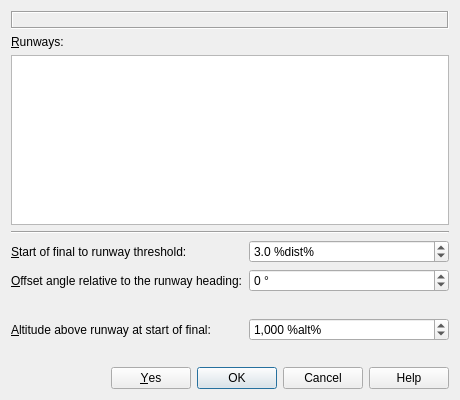
<?xml version="1.0" encoding="UTF-8"?>
<ui version="4.0">
 <class>CustomProcedureDialog</class>
 <widget class="QDialog" name="CustomProcedureDialog">
  <property name="geometry">
   <rect>
    <x>0</x>
    <y>0</y>
    <width>460</width>
    <height>400</height>
   </rect>
  </property>
  <property name="windowTitle">
   <string>Little Navmap - Create Approach</string>
  </property>
  <layout class="QGridLayout" name="gridLayout">
   <item row="2" column="0" colspan="2">
    <widget class="QTableWidget" name="tableWidgetCustomProcRunway">
     <property name="editTriggers">
      <set>QAbstractItemView::NoEditTriggers</set>
     </property>
     <property name="showDropIndicator" stdset="0">
      <bool>false</bool>
     </property>
     <property name="dragDropOverwriteMode">
      <bool>false</bool>
     </property>
     <property name="alternatingRowColors">
      <bool>true</bool>
     </property>
     <property name="selectionMode">
      <enum>QAbstractItemView::SingleSelection</enum>
     </property>
     <property name="selectionBehavior">
      <enum>QAbstractItemView::SelectRows</enum>
     </property>
     <property name="textElideMode">
      <enum>Qt::ElideNone</enum>
     </property>
     <property name="horizontalScrollMode">
      <enum>QAbstractItemView::ScrollPerPixel</enum>
     </property>
     <property name="showGrid">
      <bool>true</bool>
     </property>
     <property name="wordWrap">
      <bool>false</bool>
     </property>
     <property name="cornerButtonEnabled">
      <bool>false</bool>
     </property>
     <attribute name="horizontalHeaderVisible">
      <bool>true</bool>
     </attribute>
     <attribute name="horizontalHeaderMinimumSectionSize">
      <number>20</number>
     </attribute>
     <attribute name="horizontalHeaderStretchLastSection">
      <bool>true</bool>
     </attribute>
     <attribute name="verticalHeaderVisible">
      <bool>false</bool>
     </attribute>
    </widget>
   </item>
   <item row="4" column="0">
    <widget class="QLabel" name="labelCustomProcRunwayDist">
     <property name="text">
      <string>&amp;Start of final to runway threshold:</string>
     </property>
     <property name="buddy">
      <cstring>doubleSpinBoxCustomProcDist</cstring>
     </property>
    </widget>
   </item>
   <item row="7" column="0">
    <widget class="QLabel" name="labelCustomProcRunwayAlt">
     <property name="text">
      <string>&amp;Altitude above runway at start of final:</string>
     </property>
     <property name="buddy">
      <cstring>spinBoxCustomProcAlt</cstring>
     </property>
    </widget>
   </item>
   <item row="3" column="0" colspan="2">
    <widget class="Line" name="line">
     <property name="orientation">
      <enum>Qt::Horizontal</enum>
     </property>
    </widget>
   </item>
   <item row="6" column="0" colspan="2">
    <widget class="QLabel" name="labelCustomProcAngle">
     <property name="text">
      <string/>
     </property>
     <property name="alignment">
      <set>Qt::AlignRight|Qt::AlignTrailing|Qt::AlignVCenter</set>
     </property>
     <property name="wordWrap">
      <bool>true</bool>
     </property>
     <property name="margin">
      <number>5</number>
     </property>
     <property name="textInteractionFlags">
      <set>Qt::LinksAccessibleByMouse|Qt::TextSelectableByMouse</set>
     </property>
    </widget>
   </item>
   <item row="9" column="0" colspan="2">
    <widget class="QLabel" name="labelCustomProcSlope">
     <property name="text">
      <string/>
     </property>
     <property name="alignment">
      <set>Qt::AlignRight|Qt::AlignTrailing|Qt::AlignVCenter</set>
     </property>
     <property name="wordWrap">
      <bool>true</bool>
     </property>
     <property name="margin">
      <number>5</number>
     </property>
     <property name="textInteractionFlags">
      <set>Qt::LinksAccessibleByMouse|Qt::TextSelectableByMouse</set>
     </property>
    </widget>
   </item>
   <item row="4" column="1">
    <widget class="QDoubleSpinBox" name="doubleSpinBoxCustomProcDist">
     <property name="statusTip">
      <string/>
     </property>
     <property name="showGroupSeparator" stdset="0">
      <bool>true</bool>
     </property>
     <property name="suffix">
      <string> %dist%</string>
     </property>
     <property name="decimals">
      <number>1</number>
     </property>
     <property name="minimum">
      <double>0.500000000000000</double>
     </property>
     <property name="maximum">
      <double>20.000000000000000</double>
     </property>
     <property name="singleStep">
      <double>0.500000000000000</double>
     </property>
     <property name="value">
      <double>3.000000000000000</double>
     </property>
    </widget>
   </item>
   <item row="5" column="0">
    <widget class="QLabel" name="labelCustomProcRunwayAngle">
     <property name="text">
      <string>&amp;Offset angle relative to the runway heading:</string>
     </property>
     <property name="buddy">
      <cstring>spinBoxCustomProcAngle</cstring>
     </property>
    </widget>
   </item>
   <item row="1" column="0" colspan="2">
    <widget class="QLabel" name="labelCustomProcRunway">
     <property name="text">
      <string>&amp;Runways:</string>
     </property>
     <property name="buddy">
      <cstring>tableWidgetCustomProcRunway</cstring>
     </property>
    </widget>
   </item>
   <item row="10" column="0" colspan="2">
    <widget class="QDialogButtonBox" name="buttonBoxCustomProc">
     <property name="orientation">
      <enum>Qt::Horizontal</enum>
     </property>
     <property name="standardButtons">
      <set>QDialogButtonBox::Cancel|QDialogButtonBox::Help|QDialogButtonBox::Ok|QDialogButtonBox::Yes</set>
     </property>
    </widget>
   </item>
   <item row="0" column="0" colspan="2">
    <widget class="QLabel" name="labelCustomProcAirport">
     <property name="frameShape">
      <enum>QFrame::Box</enum>
     </property>
     <property name="frameShadow">
      <enum>QFrame::Sunken</enum>
     </property>
     <property name="text">
      <string/>
     </property>
     <property name="wordWrap">
      <bool>true</bool>
     </property>
     <property name="margin">
      <number>5</number>
     </property>
     <property name="textInteractionFlags">
      <set>Qt::LinksAccessibleByMouse|Qt::TextSelectableByMouse</set>
     </property>
    </widget>
   </item>
   <item row="7" column="1">
    <widget class="QSpinBox" name="spinBoxCustomProcAlt">
     <property name="statusTip">
      <string>Altitude at the initial fix</string>
     </property>
     <property name="showGroupSeparator" stdset="0">
      <bool>true</bool>
     </property>
     <property name="suffix">
      <string> %alt%</string>
     </property>
     <property name="minimum">
      <number>100</number>
     </property>
     <property name="maximum">
      <number>10000</number>
     </property>
     <property name="singleStep">
      <number>100</number>
     </property>
     <property name="value">
      <number>1000</number>
     </property>
    </widget>
   </item>
   <item row="5" column="1">
    <widget class="QSpinBox" name="spinBoxCustomProcAngle">
     <property name="toolTip">
      <string>Positive angles turn the final leg clockwise in relation to the runway heading and negative values turn it counter clockwise.</string>
     </property>
     <property name="statusTip">
      <string>Altitude at the initial fix</string>
     </property>
     <property name="showGroupSeparator" stdset="0">
      <bool>true</bool>
     </property>
     <property name="suffix">
      <string> °</string>
     </property>
     <property name="minimum">
      <number>-90</number>
     </property>
     <property name="maximum">
      <number>90</number>
     </property>
     <property name="singleStep">
      <number>5</number>
     </property>
     <property name="value">
      <number>0</number>
     </property>
    </widget>
   </item>
  </layout>
 </widget>
 <tabstops>
  <tabstop>tableWidgetCustomProcRunway</tabstop>
  <tabstop>doubleSpinBoxCustomProcDist</tabstop>
  <tabstop>spinBoxCustomProcAngle</tabstop>
  <tabstop>spinBoxCustomProcAlt</tabstop>
 </tabstops>
 <resources/>
 <connections/>
</ui>
